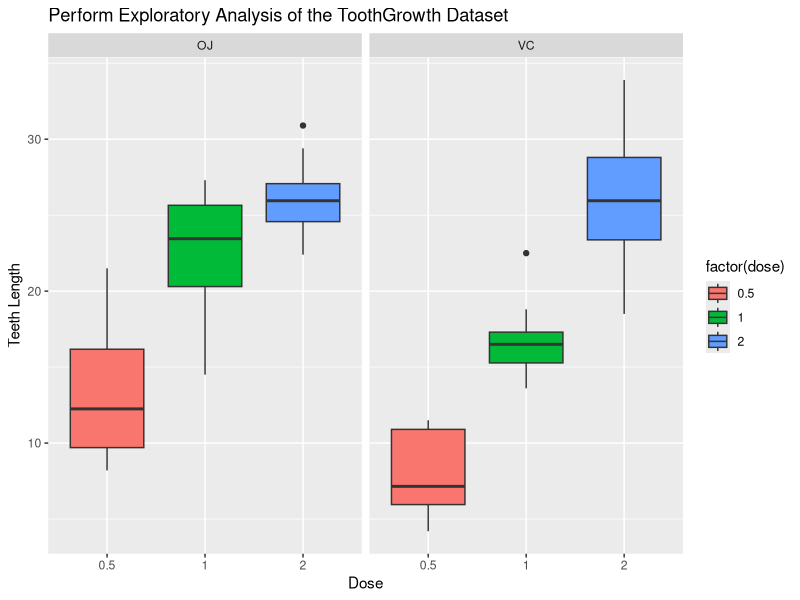

Source code (R): (Note: this script raises an error after producing the figure.)
## ---- chunk 1
library(datasets)
data(ToothGrowth)
str(ToothGrowth)
head(ToothGrowth)
## ---- chunk 2
library(ggplot2)

ggplot(ToothGrowth, aes(x=factor(dose), y=len, fill=factor(dose))) +
        ggtitle("Perform Exploratory Analysis of the ToothGrowth Dataset") +
        geom_boxplot(notch=F) +
        facet_grid(.~supp, margins = FALSE, scales = "fixed", space = "fixed") +
        scale_x_discrete("Dose") +   
        scale_y_continuous("Teeth Length")
## ---- chunk 3
summary(ToothGrowth)

table(ToothGrowth$dose, ToothGrowth$supp)

## ---- chunk 4
hypo_test_1 <- t.test(len~supp, paired=FALSE, var.equal=TRUE, data=ToothGrowth)
hypo_test_2 <- t.test(len~supp, paired=FALSE, var.equal=FALSE, data=ToothGrowth)

hypo_test_result <- data.frame("p-value"=c(hypo_test_1$p.value, hypo_test_2$p.value),
                          "Lower_Conf_Limit"=c(hypo_test_1$conf[1],hypo_test_2$conf[1]),
                          "Higher_Conf_Limit"=c(hypo_test_1$conf[2],hypo_test_2$conf[2]),
                          row.names=c("Equal Variance","Unequal Variance"))

hypo_test_result

